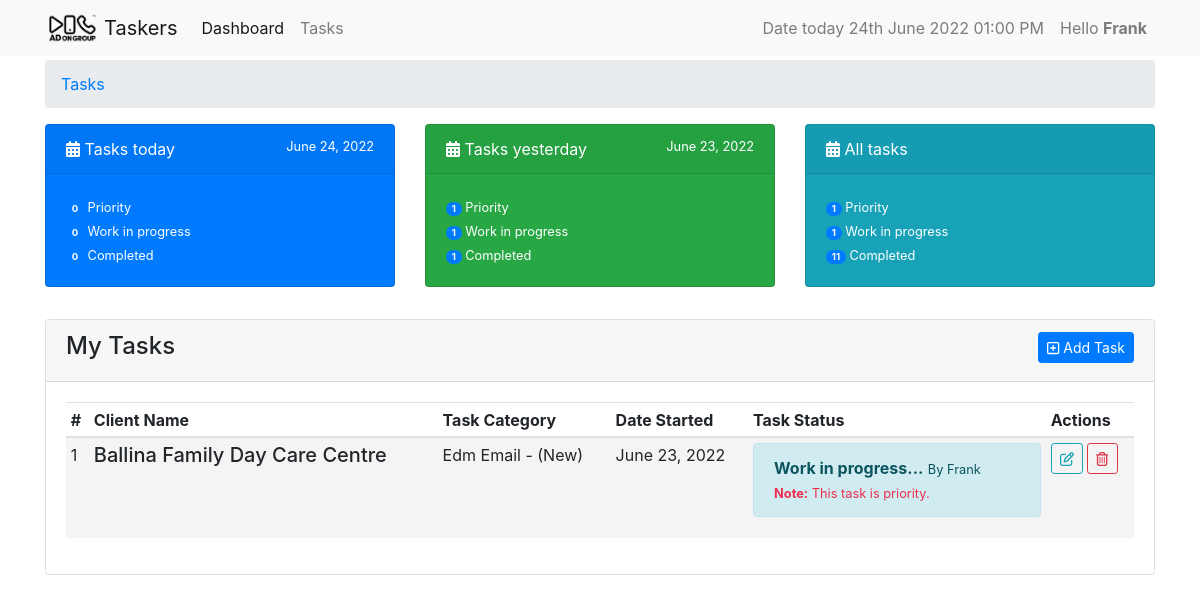
The app's page /tasks/ (signed in) with its own data.
### tasks/models.py (models this page shows, shortened)
class Task(models.Model):
    slug = models.SlugField(unique=True, null=True, blank=True)
    user = models.ForeignKey(settings.AUTH_USER_MODEL,
                             on_delete=models.CASCADE, verbose_name='designers')
    task_type = models.ForeignKey(
        TaskType, on_delete=models.CASCADE, default=1)
    task_category = models.ForeignKey(
        TaskCategory, on_delete=models.CASCADE, default=1)
    name = models.CharField(max_length=120, verbose_name="Client name")
    paradise_link = models.URLField(
        blank=True, null=True, verbose_name="task link")
    check_list_link = models.URLField(
        max_length=120, verbose_name='check list link', blank=True, null=True)
    is_priority = models.BooleanField(
        default=False, verbose_name="Is Priority?", help_text="Checked if task is priority.")
    is_done = models.BooleanField(default=False, verbose_name="Is done?",
                                  help_text="Note: Checked if you're done.")
    created = models.DateTimeField(auto_now_add=True)
    updated = models.DateTimeField(auto_now=True)
    class Meta:
        ordering = ['is_done', '-updated', '-created']

class BaseTime(models.Model):
    created = models.DateTimeField(auto_now_add=True)
    updated = models.DateTimeField(auto_now=True)

class TaskCategory(BaseTime, models.Model):
    name = models.CharField(max_length=120, unique=True)
    task_point = models.FloatField(default=0.0)
    class Meta:
        verbose_name_plural = "Task Categories"
    def __str__(self):
        return self.name

class TaskType(BaseTime, models.Model):
    name = models.CharField(max_length=60)
    task_point = models.FloatField(default=0.0)
    def __str__(self):
        return self.name

### tasks/views.py (the view, shortened to what this page needs)
# urls.py: path('', views.TaskListView.as_view(), name="userview"),
class TaskListView(View):
    form_class = TaskForm
    template_name = 'task_form_template.html'
    @method_decorator(login_required)
    def dispatch(self, *args, **kwargs):
        return super().dispatch(*args, **kwargs)
    def get(self, request, *args, **kwargs):
        today = timezone.now()
        yesterday = today - timezone.timedelta(days=1)
        if request.user.is_superuser:
            tasks = Task.objects.all().filter(is_done=False)
            priority_tasks_today = Task.objects.filter(updated__date=today.date()).filter(is_priority=True).filter(is_done=False)
            priority_tasks_yesterday = Task.objects.filter(updated__date=yesterday.date()).filter(is_priority=True).filter(is_done=False)
            priority_tasks = Task.objects.filter(is_done=False).filter(is_priority=True)
            wip_tasks_today = Task.objects.filter(updated__date=today.date()).filter(is_done=False)
            wip_tasks_yesterday = Task.objects.filter(updated__date=yesterday.date()).filter(is_done=False)
            wip_tasks = Task.objects.filter(is_done=False)
            completed_tasks_today = Task.objects.filter(updated__date=today.date()).filter(is_done=True)
            completed_tasks_yesterday = Task.objects.filter(updated__date=yesterday.date()).filter(is_done=True)
            completed_tasks = Task.objects.filter(is_done=True)
            form = AdminTaskForm(request.POST or None)
        else:
            tasks = Task.objects.all().filter(user=request.user).filter(is_done=False)
            priority_tasks_today = Task.objects.filter(user=request.user).filter(updated__date=today.date()).filter(is_priority=True).filter(is_done=False)
            priority_tasks_yesterday = Task.objects.filter(user=request.user).filter(updated__date=yesterday.date()).filter(is_done=False).filter(is_priority=True)
            priority_tasks = Task.objects.filter(user=request.user).filter(is_done=False).filter(is_priority=True)
            wip_tasks_today = Task.objects.filter(user=request.user).filter(updated__date=today.date()).filter(is_done=False)
            wip_tasks_yesterday = Task.objects.filter(user=request.user).filter(updated__date=yesterday.date()).filter(is_done=False)
            wip_tasks = Task.objects.filter(user=request.user).filter(is_done=False)
            completed_tasks_today = Task.objects.filter(user=request.user).filter(updated__date=today.date()).filter(is_done=True)
            completed_tasks_yesterday = Task.objects.filter(user=request.user).filter(updated__date=yesterday.date()).filter(is_done=True)
            completed_tasks = Task.objects.filter(user=request.user).filter(is_done=True)
            form = self.form_class()
        context = {
                    'form': form,
                    'tasks': tasks,
                    'today': today,
                    'yesterday': yesterday,
                    'priority_tasks_today': priority_tasks_today,
                    'wip_tasks_today': wip_tasks_today,
                    'completed_tasks_today': completed_tasks_today,
                    'priority_tasks_yesterday': priority_tasks_yesterday,
                    'wip_tasks_yesterday': wip_tasks_yesterday,
                    'completed_tasks_yesterday': completed_tasks_yesterday,
                    'priority_tasks': priority_tasks,
                    'completed_tasks': completed_tasks,
                    'wip_tasks': wip_tasks
                }
        return render(request, self.template_name, context)

### tasks/templates/task_form_template.html (shortened to what this page needs)
{% extends 'base.html' %}
{% load crispy_forms_tags %}
{% block content %}
<nav aria-label="breadcrumb">
    <ol class="breadcrumb">
      <li class="breadcrumb-item"><a href="{% url 'taskers:userview' %}">Tasks</a></li>
    </ol>
</nav>
<div class="row mb-3">
    <div class="col-sm-4">
        <div class="card text-white bg-primary mb-3">
            <div class="card-header">
                <i class="fa fa-calendar-alt"></i> Tasks today <small class="float-right">{{ today|date }}</small>
            </div>
            <div class="card-body">
                <small><span class="badge badge-primary badge-pill">{{ priority_tasks_today.count }}</span> Priority</small> <br>
                <small><span class="badge badge-primary badge-pill">{{ wip_tasks_today.count }}</span> Work in progress</small> <br>
                <small><span class="badge badge-primary badge-pill">{{ completed_tasks_today.count }}</span> Completed</small> <br>
            </div>
        </div>
    </div>
    <div class="col-sm-4">
        <div class="card text-white bg-success mb-3">
            <div class="card-header">
                <i class="fa fa-calendar-alt"></i> Tasks yesterday <small class="float-right">{{ yesterday|date }}</small>
            </div>
            <div class="card-body">
                <small><span class="badge badge-primary badge-pill">{{ priority_tasks_yesterday.count }}</span> Priority</small> <br>
                <small><span class="badge badge-primary badge-pill">{{ wip_tasks_yesterday.count }}</span> Work in progress</small> <br>
                <small><span class="badge badge-primary badge-pill">{{ completed_tasks_yesterday.count }}</span> Completed</small> <br>
            </div>
        </div>
    </div>
    <div class="col-sm-4">
        <div class="card text-white bg-info mb-3">
            <div class="card-header">
                <i class="fa fa-calendar-alt"></i> All tasks
            </div>
            <div class="card-body">
                <small><span class="badge badge-primary badge-pill">{{ priority_tasks.count }}</span> Priority</small> <br>
                <small><span class="badge badge-primary badge-pill">{{ wip_tasks.count }}</span> Work in progress</small> <br>
                <small><span class="badge badge-primary badge-pill">{{ completed_tasks.count }}</span> Completed</small> <br>
            </div>
        </div>
    </div>
</div>
<div class="row">
    <div class="col-sm-12">
        <div class="card">
            <div class="card-header">
                <h4>
                    My Tasks
                    <small>
                        <button type="button" class="btn btn-primary btn-sm float-right" data-toggle="modal" data-target="#exampleModalCenter">
                            <i class="fa-regular fa-square-plus"></i> Add Task
                        </button>
                    </small>
                </h4>
            </div>
            <div class="card-body">
                <table class="table table-sm" id="tasks">
                    <thead>
                        <tr>
                            <th>#</th>
                            <th>Client Name</th>
                            <th>Task Category</th>
                            <th>Date Started</th>
                            <th>Task Status</th>
                            <th>Actions</th>
                        </tr>
                    </thead>
                    <tbody>
                        {% if request.user.is_superuser %}
                        {% for task in tasks %}
                        <tr {% if not task.is_done %} style="background-color: rgb(244, 244, 244);" {% endif %}>
                            <td>
                                {{ forloop.counter }}
                            </td>
                            <td>
                                <h5>{{ task.name|title }}</h5>
                            </td>
                            <td>
                                {{ task.task_category|title }} - ({{ task.task_type|title }})
                            </td>
                            <td>
                                {{ task.created|date }}
                            </td>
                            <td>
                                {% if task.is_done %}
                                <div class="alert alert-success">
                                    <div>
                                        <strong>Completed!</strong>
                                        <small>{{ task.updated|date }} | by {{task.user}}</small> <br>
                                        {% if task.is_priority %}
                                            <small style="color: rgb(237, 45, 77);"><strong>Note:</strong>  This task is priority.</small>
                                        {% endif %}
                                    </div>
                                </div>
                                {% else %}
                                <div class="alert alert-info">
                                    <div >
                                        <strong>Work in progress...</strong>
                                        <small>By {{task.user|title}}</small> <br>
                                        {% if task.is_priority %}
                                            <small style="color: rgb(237, 45, 77);"><strong>Note:</strong>  This task is priority.</small>
                                        {% endif %}
                                    </div>
                                </div>
                                {% endif %}
                            </td>
                            <td>
                                {% if not task.is_done %}
                                    <a href="{% url 'taskers:taskdetail' task.slug %}" class="btn btn-outline-info btn-sm"><i class="fa-regular fa-pen-to-square"></i></a>
                                    <a href="{% url 'taskers:taskdelete' task.slug %}" class="btn btn-outline-danger btn-sm"><i class="fa-regular fa-trash-can"></i></a>
                                {% else %}
                                    <a href="{% url 'taskers:taskdetail' task.slug %}" class="btn btn-outline-success btn-sm"><i class="fa-regular fa-rectangle-list"></i> Details</a>
                                {% endif %}
                            </td>
                        </tr>
                        {% endfor %}
                        {% else %}
                        {% for task in tasks %}
                        <tr {% if not task.is_done %} style="background-color: rgb(244, 244, 244);" {% endif %}>
                            <td>
                                {{ forloop.counter }}
                            </td>
                            <td>
                                <h5>{{ task.name|title }}</h5>
                            </td>
                            <td>
                                {{ task.task_category|title }} - ({{ task.task_type|title }})
                            </td>
                            <td>
                                {{ task.created|date }}
                            </td>
                            <td>
                                {% if task.is_done %}
                                <div class="alert alert-success">
                                    <div>
                                        <strong>Completed!</strong>
                                        <small>{{ task.updated|date }} | by {{task.user}}</small> <br>
                                        {% if task.is_priority %}
                                            <small style="color: rgb(237, 45, 77);"><strong>Note:</strong>  This task is priority.</small>
                                        {% endif %}
                                    </div>
                                </div>
                                {% else %}
                                <div class="alert alert-info">
                                    <div >
                                        <strong>Work in progress...</strong>
                                        <small>By {{task.user|title}}</small> <br>
                                        {% if task.is_priority %}
                                            <small style="color: rgb(237, 45, 77);"><strong>Note:</strong>  This task is priority.</small>
                                        {% endif %}
                                    </div>
                                </div>
                                {% endif %}
                            </td>
                            <td>
                                {% if not task.is_done %}
                                    <a href="{% url 'taskers:taskdetail' task.slug %}" class="btn btn-outline-info btn-sm"><i class="fa-regular fa-pen-to-square"></i></a>
                                    <a href="{% url 'taskers:taskdelete' task.slug %}" class="btn btn-outline-danger btn-sm"><i class="fa-regular fa-trash-can"></i></a>
                                {% else %}
                                    <a href="{% url 'taskers:taskdetail' task.slug %}" class="btn btn-outline-success btn-sm"><i class="fa-regular fa-rectangle-list"></i> Details</a>
                                {% endif %}
                            </td>
                        </tr>
                        {% endfor %}
                        {% endif %}
                    </tbody>
                </table>
            </div>
        </div>
    </div>
</div>
{% endblock %}

### templates/includes/header.html (shortened to what this page needs)
{% load static %}
{% load tz %}
<nav class="navbar navbar-expand-lg navbar-light bg-light">
    <div class="container">
        <a class="navbar-brand" href="{% url 'taskers:userview' %}">
            <img src="{% static 'img/AOG-logo_black.png' %}" width="auto" height="30" class="d-inline-block align-top" alt="">
            Taskers
        </a>
        <div class="collapse navbar-collapse" id="navbarSupportedContent">
        <ul class="navbar-nav mr-auto">
            <li class="nav-item active">
                <a class="nav-link" href="{% url 'dashboards:dashboard' %}">Dashboard</a>
            </li>
            <li class="nav-item">
                <a class="nav-link" href="{% url 'taskers:userview' %}">Tasks <span class="sr-only">(current)</span></a>
            </li>
        </ul>
        <ul class="navbar-nav float-left">
            <li class="nav-item">
                <a class="nav-link" href="#">
                    {% timezone  "Asia/Manila" %}
                        Date today {% now "jS F Y h:i A" %}
                    {% endtimezone  %}
                </a>
            </li>
            <li class="nav-item">
                <a class="nav-link" href="#">Hello <strong>{{ request.user.get_username|title }}</strong></a>
            </li>
        </ul>
        </div>
    </div>
</nav>

### records on screen
Task: name "Ballina Family Day Care Centre", task_category "Edm Email", task_type "New", created "June 23, 2022", user "Frank", shows "Note:", is_priority "This task is priority.", is_done False (drawn)

### other values on screen
{{ request.user.get_username|title }} "Frank"
{{ priority_tasks_today.count }} "0"
{{ wip_tasks_today.count }} "0"
{{ completed_tasks_today.count }} "0"
{{ priority_tasks_yesterday.count }} "1"
{{ wip_tasks_yesterday.count }} "1"
{{ completed_tasks_yesterday.count }} "1"
{{ priority_tasks.count }} "1"
{{ wip_tasks.count }} "1"
{{ completed_tasks.count }} "11"
